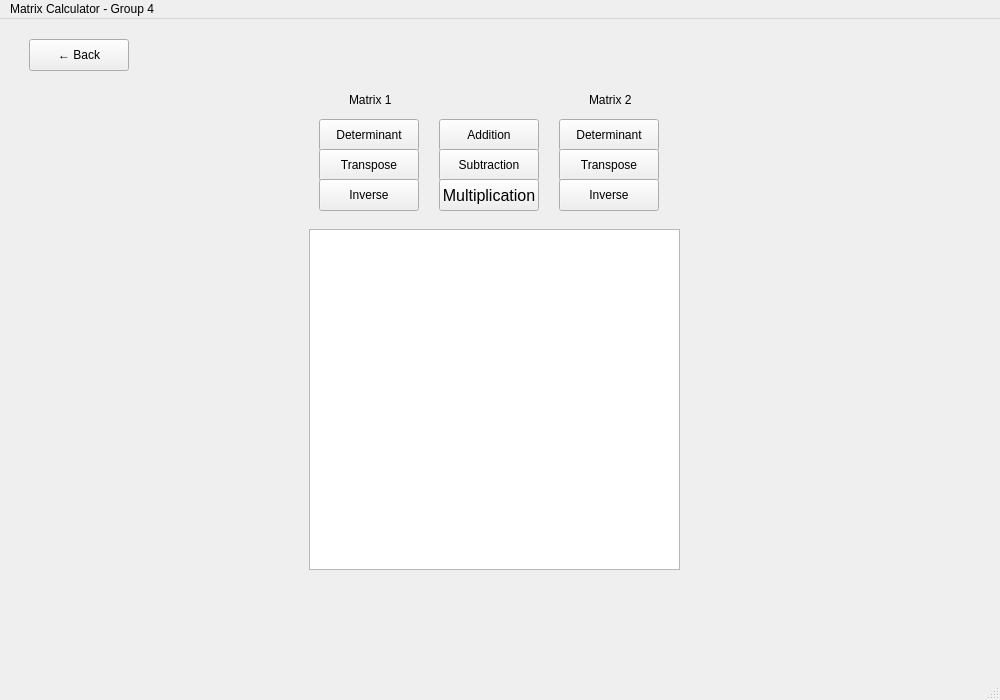
<?xml version="1.0" encoding="UTF-8"?>
<ui version="4.0">
 <class>MainWindow</class>
 <widget class="QMainWindow" name="MainWindow">
  <property name="geometry">
   <rect>
    <x>0</x>
    <y>0</y>
    <width>1000</width>
    <height>700</height>
   </rect>
  </property>
  <property name="windowTitle">
   <string>Matrix Calculator</string>
  </property>
  <widget class="QWidget" name="centralwidget">
   <widget class="QStackedWidget" name="stackedWidget">
    <property name="geometry">
     <rect>
      <x>-1</x>
      <y>0</y>
      <width>1000</width>
      <height>700</height>
     </rect>
    </property>
    <property name="currentIndex">
     <number>1</number>
    </property>
    <widget class="QWidget" name="pageMatrixInput">
     <widget class="QLabel" name="m1r_label">
      <property name="geometry">
       <rect>
        <x>210</x>
        <y>100</y>
        <width>41</width>
        <height>20</height>
       </rect>
      </property>
      <property name="text">
       <string>Rows</string>
      </property>
     </widget>
     <widget class="QLabel" name="m1_label">
      <property name="geometry">
       <rect>
        <x>240</x>
        <y>50</y>
        <width>51</width>
        <height>21</height>
       </rect>
      </property>
      <property name="text">
       <string>Matrix 1</string>
      </property>
     </widget>
     <widget class="QLabel" name="m1c_label">
      <property name="geometry">
       <rect>
        <x>210</x>
        <y>130</y>
        <width>31</width>
        <height>16</height>
       </rect>
      </property>
      <property name="text">
       <string>Cols</string>
      </property>
     </widget>
     <widget class="QLabel" name="m1e_label">
      <property name="geometry">
       <rect>
        <x>130</x>
        <y>160</y>
        <width>61</width>
        <height>16</height>
       </rect>
      </property>
      <property name="text">
       <string>Elements</string>
      </property>
     </widget>
     <widget class="QSpinBox" name="r1_sb">
      <property name="geometry">
       <rect>
        <x>270</x>
        <y>100</y>
        <width>51</width>
        <height>21</height>
       </rect>
      </property>
      <property name="minimum">
       <number>1</number>
      </property>
      <property name="maximum">
       <number>10</number>
      </property>
      <property name="value">
       <number>1</number>
      </property>
     </widget>
     <widget class="QSpinBox" name="c1_sb">
      <property name="geometry">
       <rect>
        <x>270</x>
        <y>130</y>
        <width>51</width>
        <height>21</height>
       </rect>
      </property>
      <property name="minimum">
       <number>1</number>
      </property>
      <property name="maximum">
       <number>10</number>
      </property>
     </widget>
     <widget class="QTableWidget" name="m1_tab">
      <property name="geometry">
       <rect>
        <x>100</x>
        <y>200</y>
        <width>371</width>
        <height>341</height>
       </rect>
      </property>
     </widget>
     <widget class="QLineEdit" name="m1e_in">
      <property name="geometry">
       <rect>
        <x>210</x>
        <y>160</y>
        <width>241</width>
        <height>21</height>
       </rect>
      </property>
     </widget>
     <widget class="QLabel" name="m2c_label">
      <property name="geometry">
       <rect>
        <x>630</x>
        <y>130</y>
        <width>31</width>
        <height>16</height>
       </rect>
      </property>
      <property name="text">
       <string>Cols</string>
      </property>
     </widget>
     <widget class="QLabel" name="m2_label">
      <property name="geometry">
       <rect>
        <x>660</x>
        <y>50</y>
        <width>51</width>
        <height>21</height>
       </rect>
      </property>
      <property name="text">
       <string>Matrix 2</string>
      </property>
     </widget>
     <widget class="QLineEdit" name="m2e_in">
      <property name="geometry">
       <rect>
        <x>630</x>
        <y>160</y>
        <width>241</width>
        <height>21</height>
       </rect>
      </property>
     </widget>
     <widget class="QLabel" name="m2e_label">
      <property name="geometry">
       <rect>
        <x>550</x>
        <y>160</y>
        <width>61</width>
        <height>16</height>
       </rect>
      </property>
      <property name="text">
       <string>Elements</string>
      </property>
     </widget>
     <widget class="QLabel" name="m2r_label">
      <property name="geometry">
       <rect>
        <x>630</x>
        <y>100</y>
        <width>41</width>
        <height>20</height>
       </rect>
      </property>
      <property name="text">
       <string>Rows</string>
      </property>
     </widget>
     <widget class="QSpinBox" name="c2_sb">
      <property name="geometry">
       <rect>
        <x>690</x>
        <y>130</y>
        <width>51</width>
        <height>21</height>
       </rect>
      </property>
      <property name="minimum">
       <number>1</number>
      </property>
      <property name="maximum">
       <number>10</number>
      </property>
     </widget>
     <widget class="QSpinBox" name="r2_sb">
      <property name="geometry">
       <rect>
        <x>690</x>
        <y>100</y>
        <width>51</width>
        <height>21</height>
       </rect>
      </property>
      <property name="minimum">
       <number>1</number>
      </property>
      <property name="maximum">
       <number>10</number>
      </property>
      <property name="value">
       <number>1</number>
      </property>
     </widget>
     <widget class="QTableWidget" name="m2_tab">
      <property name="geometry">
       <rect>
        <x>520</x>
        <y>200</y>
        <width>371</width>
        <height>341</height>
       </rect>
      </property>
     </widget>
     <widget class="QPushButton" name="next_btn">
      <property name="geometry">
       <rect>
        <x>870</x>
        <y>20</y>
        <width>100</width>
        <height>32</height>
       </rect>
      </property>
      <property name="text">
       <string>Next →</string>
      </property>
     </widget>
    </widget>
    <widget class="QWidget" name="pageOperations">
     <widget class="QPushButton" name="back_btn">
      <property name="geometry">
       <rect>
        <x>30</x>
        <y>20</y>
        <width>100</width>
        <height>32</height>
       </rect>
      </property>
      <property name="text">
       <string>← Back</string>
      </property>
     </widget>
     <widget class="QLabel" name="m1_label_2">
      <property name="geometry">
       <rect>
        <x>350</x>
        <y>70</y>
        <width>51</width>
        <height>21</height>
       </rect>
      </property>
      <property name="text">
       <string>Matrix 1</string>
      </property>
     </widget>
     <widget class="QLabel" name="m2_label_2">
      <property name="geometry">
       <rect>
        <x>590</x>
        <y>70</y>
        <width>51</width>
        <height>21</height>
       </rect>
      </property>
      <property name="text">
       <string>Matrix 2</string>
      </property>
     </widget>
     <widget class="QTableWidget" name="res_tab">
      <property name="geometry">
       <rect>
        <x>310</x>
        <y>210</y>
        <width>371</width>
        <height>341</height>
       </rect>
      </property>
     </widget>
     <widget class="QPushButton" name="add_btn">
      <property name="geometry">
       <rect>
        <x>440</x>
        <y>100</y>
        <width>100</width>
        <height>32</height>
       </rect>
      </property>
      <property name="text">
       <string>Addition</string>
      </property>
     </widget>
     <widget class="QPushButton" name="sub_btn">
      <property name="geometry">
       <rect>
        <x>440</x>
        <y>130</y>
        <width>100</width>
        <height>32</height>
       </rect>
      </property>
      <property name="text">
       <string>Subtraction</string>
      </property>
     </widget>
     <widget class="QPushButton" name="mul_btn">
      <property name="geometry">
       <rect>
        <x>440</x>
        <y>160</y>
        <width>100</width>
        <height>32</height>
       </rect>
      </property>
      <property name="font">
       <font>
        <pointsize>12</pointsize>
       </font>
      </property>
      <property name="text">
       <string>Multiplication</string>
      </property>
     </widget>
     <widget class="QPushButton" name="det1_btn">
      <property name="geometry">
       <rect>
        <x>320</x>
        <y>100</y>
        <width>100</width>
        <height>32</height>
       </rect>
      </property>
      <property name="text">
       <string>Determinant</string>
      </property>
     </widget>
     <widget class="QPushButton" name="det2_btn">
      <property name="geometry">
       <rect>
        <x>560</x>
        <y>100</y>
        <width>100</width>
        <height>32</height>
       </rect>
      </property>
      <property name="text">
       <string>Determinant</string>
      </property>
     </widget>
     <widget class="QPushButton" name="t1_btn">
      <property name="geometry">
       <rect>
        <x>320</x>
        <y>130</y>
        <width>100</width>
        <height>32</height>
       </rect>
      </property>
      <property name="text">
       <string>Transpose</string>
      </property>
     </widget>
     <widget class="QPushButton" name="t2_btn">
      <property name="geometry">
       <rect>
        <x>560</x>
        <y>130</y>
        <width>100</width>
        <height>32</height>
       </rect>
      </property>
      <property name="text">
       <string>Transpose</string>
      </property>
     </widget>
     <widget class="QPushButton" name="inv1_btn">
      <property name="geometry">
       <rect>
        <x>320</x>
        <y>160</y>
        <width>100</width>
        <height>32</height>
       </rect>
      </property>
      <property name="text">
       <string>Inverse</string>
      </property>
     </widget>
     <widget class="QPushButton" name="inv2_btn">
      <property name="geometry">
       <rect>
        <x>560</x>
        <y>160</y>
        <width>100</width>
        <height>32</height>
       </rect>
      </property>
      <property name="text">
       <string>Inverse</string>
      </property>
     </widget>
    </widget>
   </widget>
  </widget>
  <widget class="QMenuBar" name="menubar">
   <property name="geometry">
    <rect>
     <x>0</x>
     <y>0</y>
     <width>1000</width>
     <height>33</height>
    </rect>
   </property>
   <widget class="QMenu" name="menuMatric_Calculator_Group_4">
    <property name="font">
     <font>
      <family>Fira Code</family>
     </font>
    </property>
    <property name="title">
     <string>Matrix Calculator - Group 4</string>
    </property>
   </widget>
   <addaction name="menuMatric_Calculator_Group_4"/>
  </widget>
  <widget class="QStatusBar" name="statusbar"/>
 </widget>
 <resources/>
 <connections/>
</ui>
